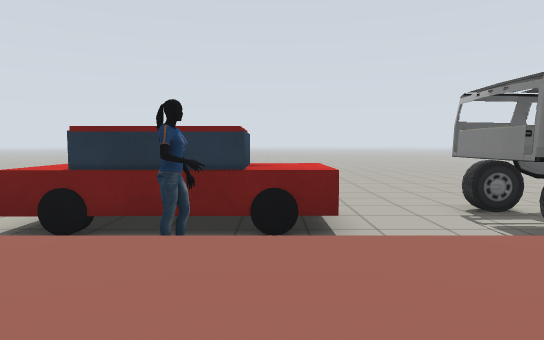
[1] (above)

24 first-person views from a walk through a robot-simulator world made for Gazebo. The camera is 1.2 m above the floor, tilts 4° down and sees 75° across. Floor lines are 1 m apart. The floor is counted in squares, 1 m on a side. Each view is taken from the middle of a square. On the plan, view 1 faces up. The plan holds only what a view shows up to about 14 squares ahead; the rest is blank. The place goes on beyond the plan. Simple patterns stand in for the simulator's built-in surfaces. Some stock models are drawn as simple stand-ins.

[2]
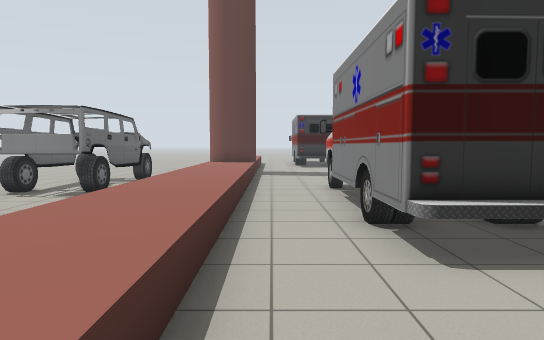

[3]
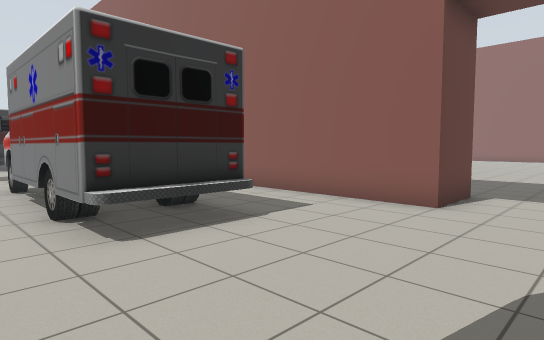

[4]
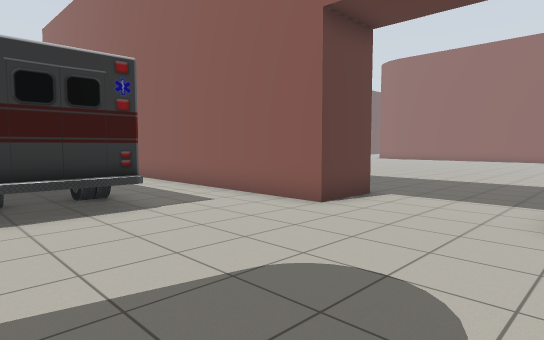

[5]
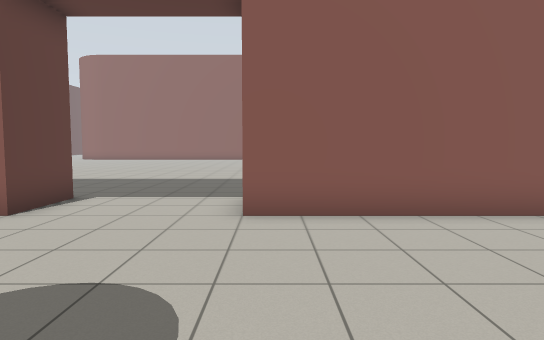

[6]
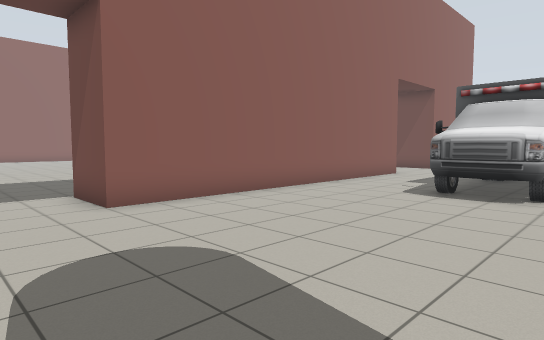

[7]
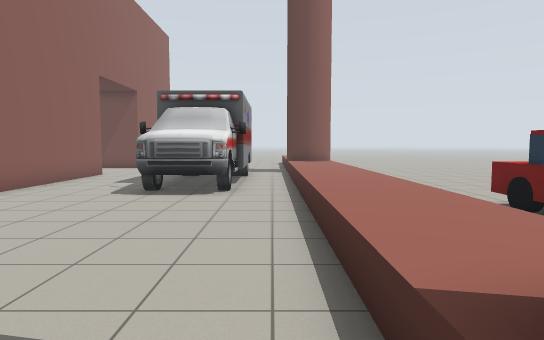

[8]
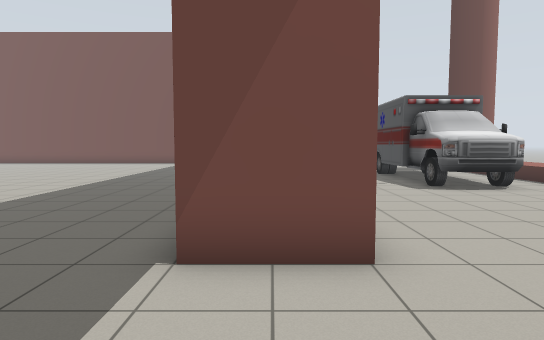

[9]
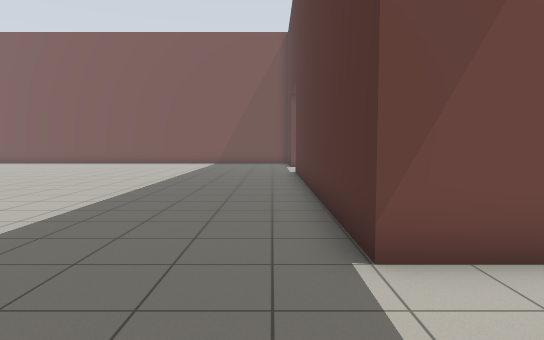

[10]
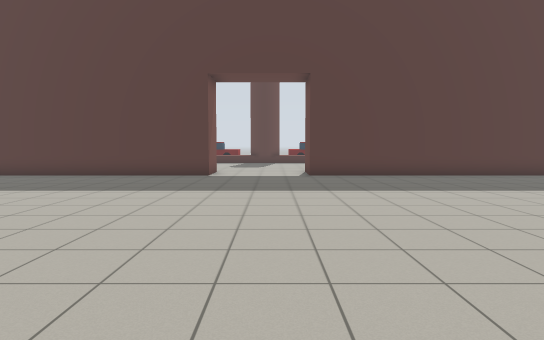

[11]
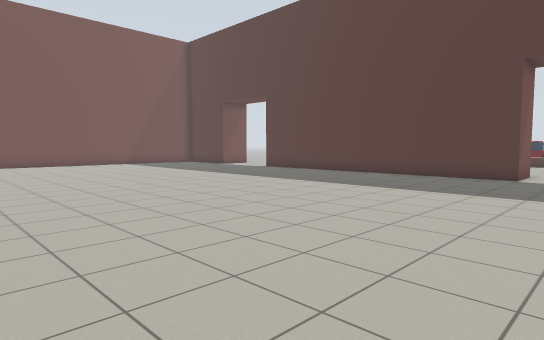

[12]
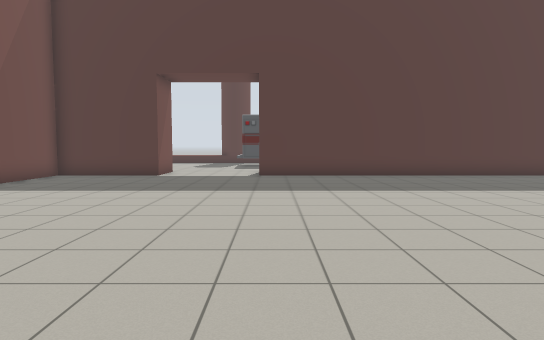

[13]
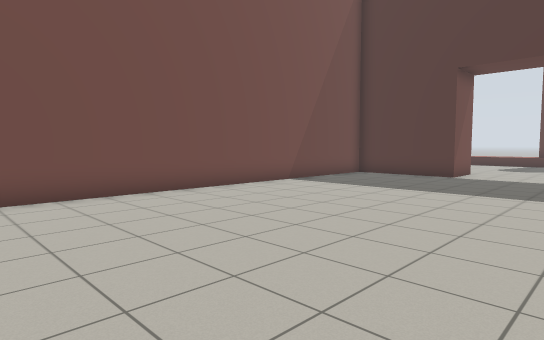

[14]
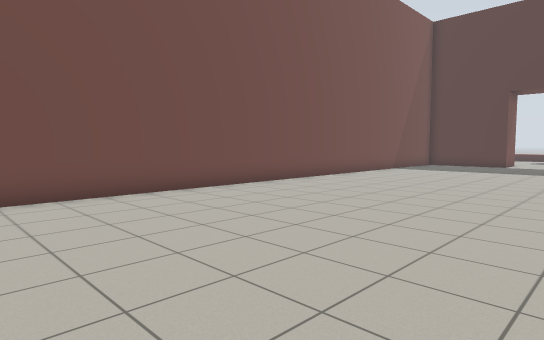

[15]
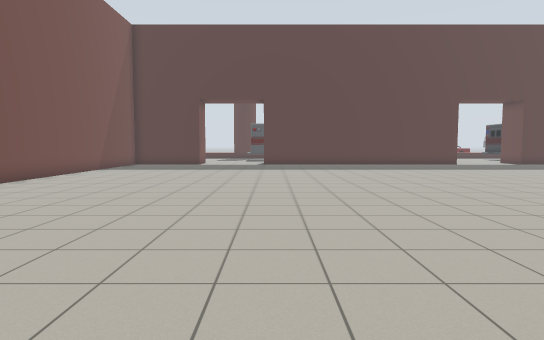

[16]
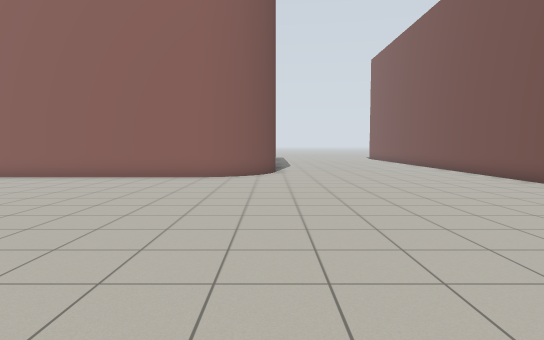

[17]
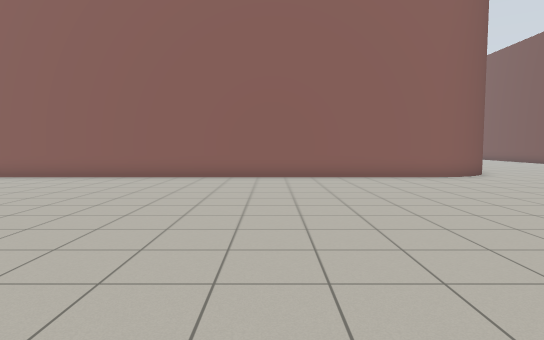

[18]
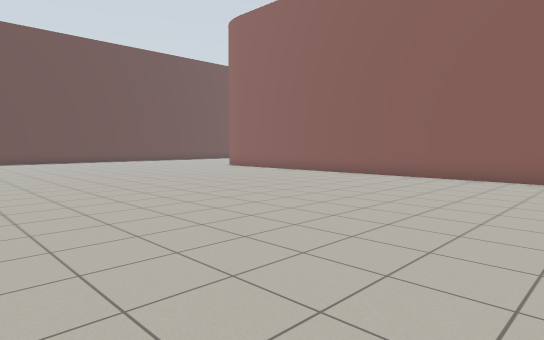

[19]
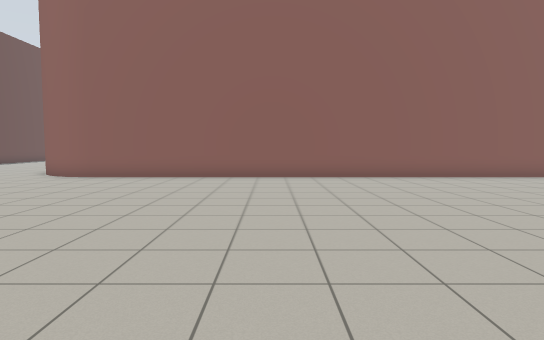

[20]
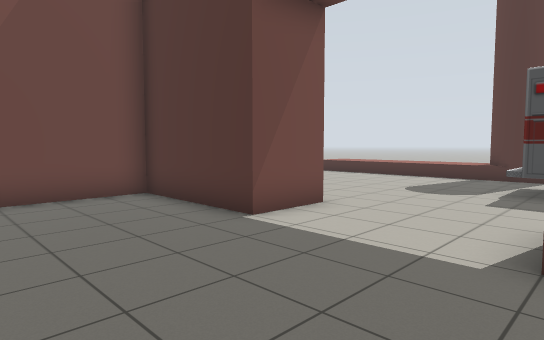

[21]
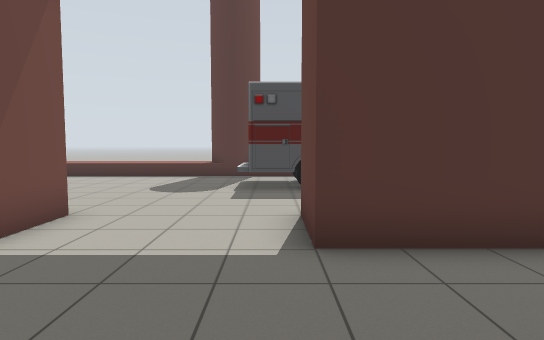

[22]
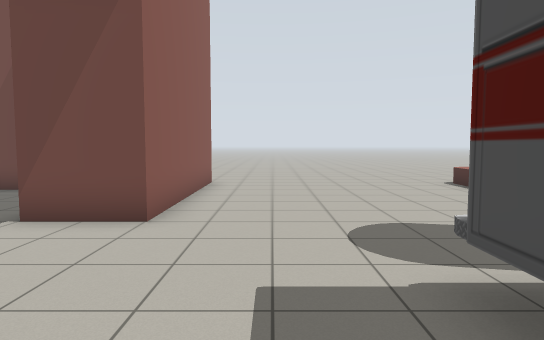

[23]
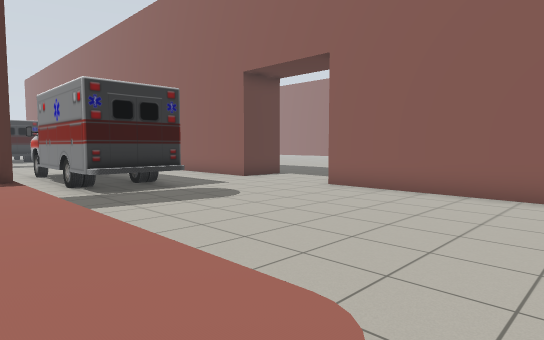

[24]
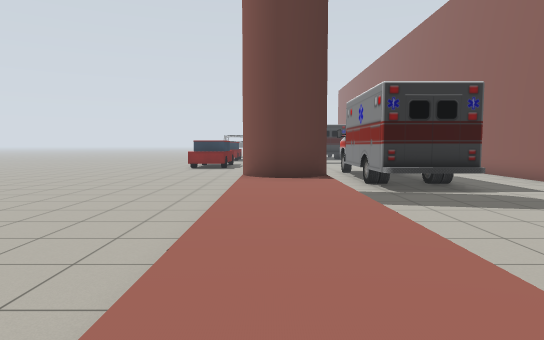

### Floor plan
Key: @ floor where view 1 was taken; # wall or solid block; . floor; = window, fence, low wall or low ledge; C car; P person; A ambulance.
Columns run from 31 left of view 1 to 5 right of it. Each row starts with its distance up from view 1.
  8         ........                 ....
  7        .........                .....
  6       ............         .C  CC.CCC
  5     ...............CC      .CCCCC.CCC
  4    .............              P
  3   ......................     ........
  2  .=======## =============#  =========
  1 ..=======##==============##==========
  0 ........................... ...@.....
 -1 ..........AAAAAAAA....... ...........
 -2 ..........A A  AAA............AAAAAAA
 -3 ..........AAAAAAAA............AAA
 -4 ..............................AA
 -5 ...................................
 -6 ...................................
 -7 ..######....############....#########
 -8        #....#          #....#
 -9    #####....############....#########
-10    #.................................
-11    #................................
-12    #................................
-13    #...............................
-14    #..............................
-15    #.............................
-16    #.............................
-17    #............................
-18    #.............................
-19    #.................................
-20    #.................................
-21    #.................................
-22    #................................
-23    #................................
-24    #.................................
-25    #.................................
-26    #.................................
-27    #.................................
-28    #.................................
-29    #.................................
-30    #.................................
-31    #.........########################

Where each view was taken, in squares from view 1:
view 1: 0 up, 0 right, facing up
view 2: 0 up, 5 left, facing right
view 3: 0 up, 6 left, facing down-right
view 4: 1 down, 8 left, facing down-right
view 5: 1 down, 8 left, facing down
view 6: 0 up, 5 left, facing down-left
view 7: 0 up, 5 left, facing left
view 8: 8 down, 4 left, facing left
view 9: 10 down, 4 left, facing left
view 10: 23 down, 5 left, facing up
view 11: 23 down, 5 left, facing up-left
view 12: 23 down, 19 left, facing up
view 13: 23 down, 19 left, facing up-left
view 14: 31 down, 19 left, facing up-left
view 15: 31 down, 19 left, facing up
view 16: 17 down, 19 left, facing down
view 17: 17 down, 10 left, facing down
view 18: 17 down, 10 left, facing down-right
view 19: 17 down, 1 left, facing down
view 20: 13 down, 19 left, facing up-left
view 21: 13 down, 20 left, facing up
view 22: 5 down, 18 left, facing left
view 23: 2 up, 30 left, facing down-right
view 24: 2 up, 30 left, facing right
